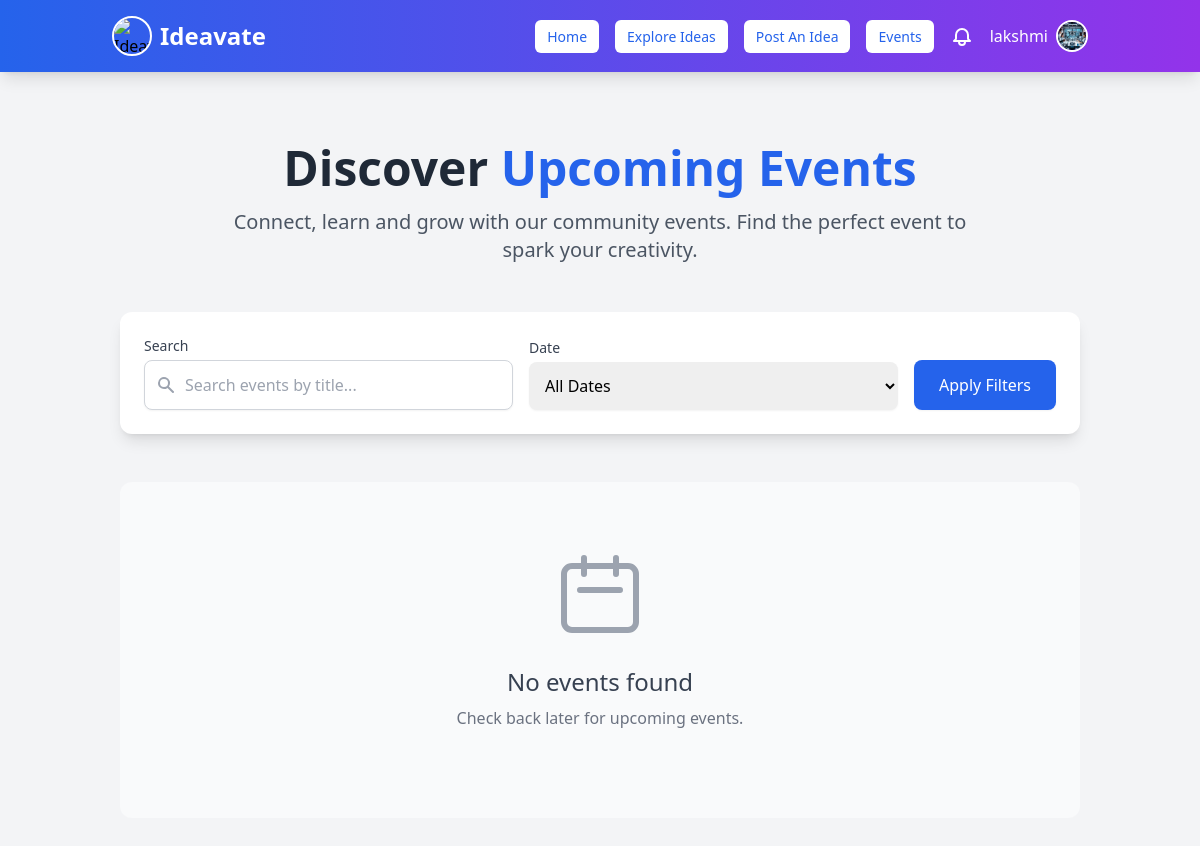
The app's page /events/ (signed in), older data.
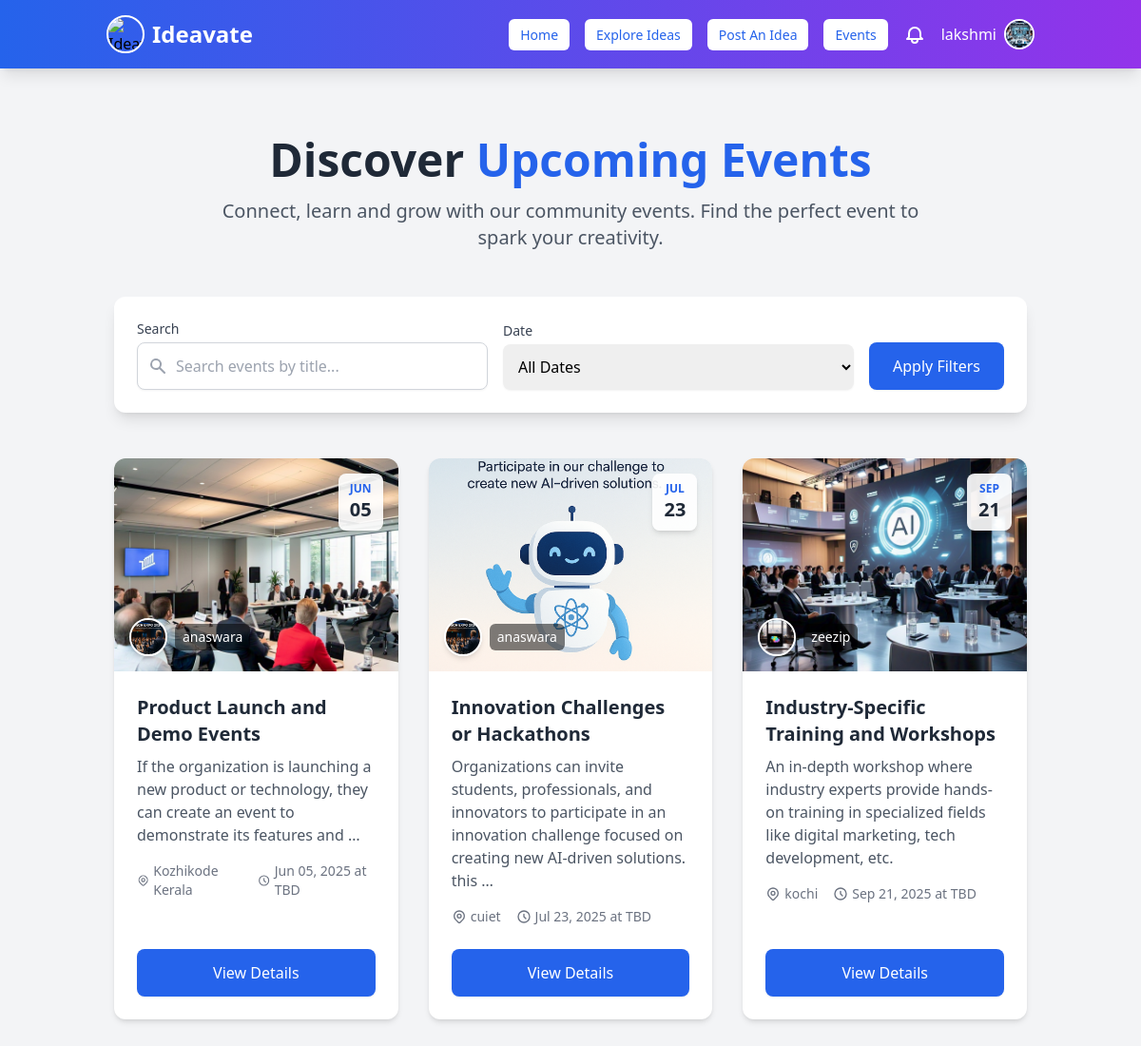
The same page, newer data.
### myapp/models.py (models this page shows, shortened)
class User(AbstractUser):
    is_user = models.BooleanField(default=False)
    is_organization = models.BooleanField(default=False)
    groups = models.ManyToManyField(Group, related_name="custom_user_groups", blank=True)
    user_permissions = models.ManyToManyField(Permission, related_name="custom_user_permissions", blank=True)

class UserProfile(models.Model):
    user = models.OneToOneField(User, on_delete=models.CASCADE, related_name="user_profile")
    profession = models.CharField(max_length=255, blank=True, null=True)  # Example: Entrepreneur, Developer
    expertise = models.CharField(max_length=255, blank=True, null=True)  # Example: AI, Marketing, FinTech
    bio = models.TextField(blank=True, null=True)  # Short user description
    profile_picture = models.ImageField(upload_to="profile_pics/", blank=True, null=True)
    class Meta:
        verbose_name = "User Profile"
        verbose_name_plural = "User Profiles"

class PostEvent(models.Model):
    title = models.CharField(max_length=255)
    description = models.TextField()
    date = models.DateField()
    location = models.CharField(max_length=255)
    user = models.ForeignKey(User, on_delete=models.CASCADE)
    image = models.ImageField(upload_to="event_images/", blank=True, null=True)  # ✅ Add this field

class OrganizationProfile(models.Model):
    user = models.OneToOneField(User, on_delete=models.CASCADE, related_name="organization_profile")
    company_name = models.CharField(max_length=255, unique=True)
    description = models.TextField(blank=True, null=True)
    job_title = models.CharField(max_length=255)  # Role of the user in the company
    profile_picture = models.ImageField(upload_to="organization_profiles/", blank=True, null=True)
    class Meta:
        verbose_name = "Organization_Profile"
        verbose_name_plural = "Organization_Profiles"

### myapp/views.py (the view, shortened to what this page needs)
# urls.py: path("events/",views.events_view, name="events"),
@login_required(login_url='signin')
def events_view(request):
    query = request.GET.get('q', '')
    date_filter = request.GET.get('date', '')
    events = PostEvent.objects.filter(user__is_organization=True).select_related('user')  # Use 'user__is_organization' for filtering
    if query:
        events = events.filter(title__icontains=query)
    return render(request, "events.html", {
        'events': events,
    })

### myapp/context_processors.py (called while the page is built)
def notification_count(request):
    if request.user.is_authenticated:
        return {
            'unread_notification_count': Notification.objects.filter(
                recipient=request.user,
                is_read=False
            ).count()
        }
    return {}

### templates/events.html (shortened to what this page needs)
{% extends "navbar.html" %}
{% load static %}
{% block content %}
<div class="container mx-auto px-4 py-12 md:py-16">
    <div class="text-center mb-12">
        <h1 class="text-4xl md:text-5xl font-bold text-gray-800 mb-4">Discover <span class="text-blue-600">Upcoming Events</span></h1>
        <p class="text-lg md:text-xl text-gray-600 max-w-3xl mx-auto">
            Connect, learn and grow with our community events. Find the perfect event to spark your creativity.
        </p>
    </div>
    <div class="bg-white rounded-xl shadow-lg p-6 mb-12 max-w-6xl mx-auto">
        <form method="GET" action="{% url 'events' %}" class="space-y-4 md:space-y-0 md:flex md:items-end md:space-x-4">
            <div class="flex-1">
                <label for="search" class="block text-sm font-medium text-gray-700 mb-1">Search</label>
                <div class="relative">
                    <div class="absolute inset-y-0 left-0 pl-3 flex items-center pointer-events-none">
                    </div>
                    <input type="text" id="search" name="q" value="{{ request.GET.q }}" placeholder="Search events by title..."
                        class="block w-full pl-10 pr-3 py-3 border border-gray-300 rounded-lg shadow-sm focus:ring-blue-500 focus:border-blue-500 text-base">
                </div>
            </div>
            <div class="flex-1">
                <label for="date" class="block text-sm font-medium text-gray-700 mb-1">Date</label>
                <select id="date" name="date" class="mt-1 block w-full pl-3 pr-10 py-3 text-base border-gray-300 focus:outline-none focus:ring-blue-500 focus:border-blue-500 rounded-lg shadow-sm">
                    <option value="">All Dates</option>
                </select>
            </div>
            <button type="submit" class="w-full md:w-auto px-6 py-3 border border-transparent text-base font-medium rounded-lg shadow-sm text-white bg-blue-600 hover:bg-blue-700 focus:outline-none focus:ring-2 focus:ring-offset-2 focus:ring-blue-500 transition duration-150 ease-in-out">
                Apply Filters
            </button>
        </form>
    </div>
    {% if events %}
    <div class="grid grid-cols-1 sm:grid-cols-2 lg:grid-cols-3 gap-8">
        {% for event in events %}
        <div class="bg-white rounded-xl shadow-md overflow-hidden hover:shadow-xl transition-shadow duration-300 ease-in-out transform hover:-translate-y-1 flex flex-col h-full">
            <div class="relative">
                <img src="{{ event.image.url }}" alt="{{ event.title }}" class="w-full h-48 md:h-56 object-cover">
                <div class="absolute top-4 right-4 bg-white bg-opacity-90 rounded-lg shadow-md px-3 py-2 text-center">
                    <div class="text-xs font-bold text-blue-600 uppercase">{{ event.date|date:"M" }}</div>
                    <div class="text-xl font-bold text-gray-800">{{ event.date|date:"d" }}</div>
                </div>
                <div class="absolute bottom-4 left-4 flex items-center">
                    <a href="{% url 'organization_profile' event.user.username %}" class="group">
                        <div class="flex items-center">
                            {% if event.user.organization_profile.profile_picture %}
                                <img src="{{ event.user.organization_profile.profile_picture.url }}"
                                     class="h-10 w-10 rounded-full object-cover border-2 border-white shadow-md group-hover:border-blue-300 transition">
                            {% else %}
                                <img src="{% static 'images/default-profile.png' %}"
                                     class="h-10 w-10 rounded-full object-cover border-2 border-white shadow-md group-hover:border-blue-300 transition">
                            {% endif %}
                            <span class="ml-2 text-white font-medium text-sm bg-black bg-opacity-50 px-2 py-1 rounded-md group-hover:text-blue-200 transition">
                                {{ event.user.username }}
                            </span>
                        </div>
                    </a>
                </div>
            </div>
            <div class="p-6 flex flex-col flex-grow">
                <div class="flex-grow">
                    <h3 class="text-xl font-bold text-gray-800 mb-2">{{ event.title }}</h3>
                    <p class="text-gray-600 mb-4">{{ event.description|truncatewords:20 }}</p>
                    <div class="flex items-center text-sm text-gray-500 space-x-4 mt-4">
                        <div class="flex items-center">
                            {{ event.location|default:"Online" }}
                        </div>
                        <div class="flex items-center">
                            <svg class="h-4 w-4 mr-1" fill="none" stroke="currentColor" viewBox="0 0 24 24">
                                <path stroke-linecap="round" stroke-linejoin="round" stroke-width="2" d="M12 8v4l3 3m6-3a9 9 0 11-18 0 9 9 0 0118 0z"/>
                            </svg>
                            {{ event.date|date:"M d, Y" }} at {{ event.time|default:"TBD" }}
                        </div>
                    </div>
                </div>
                <div class="mt-6">
                    <a href="{% url 'event_details' event.id %}" class="block w-full text-center px-6 py-3 border border-transparent text-base font-medium rounded-lg text-white bg-blue-600 hover:bg-blue-700 shadow-sm transition duration-150 ease-in-out">
                        View Details
                    </a>
                </div>
            </div>
        </div>
        {% endfor %}
    </div>
    {% else %}
    <div class="text-center py-16 bg-gray-50 rounded-xl">
        <svg xmlns="http://www.w3.org/2000/svg" class="h-24 w-24 mx-auto text-gray-400 mb-6" fill="none" viewBox="0 0 24 24" stroke="currentColor">
            <path stroke-linecap="round" stroke-linejoin="round" stroke-width="1.5" d="M8 7V3m8 4V3m-9 8h10M5 21h14a2 2 0 002-2V7a2 2 0 00-2-2H5a2 2 0 00-2 2v12a2 2 0 002 2z" />
        </svg>
        <h3 class="text-2xl font-medium text-gray-700 mb-2">No events found</h3>
        <p class="text-gray-500 max-w-md mx-auto mb-6">
            Check back later for upcoming events.
        </p>
    </div>
    {% endif %}
</div>
{% endblock %}

### templates/navbar.html (shortened to what this page needs)
{% load static %}
<!DOCTYPE html>
<html lang="en">
<head>
  <script src="https://cdn.tailwindcss.com"></script>
</head>
<body class="bg-gray-100">
  <nav class="bg-gradient-to-r from-blue-600 to-purple-600 shadow-lg py-4 fixed w-full top-0 z-50">
    <div class="container mx-auto flex flex-wrap justify-between items-center px-6">
      <div class="flex items-center space-x-2">
        <img class="h-10 w-10 rounded-full border-2 border-white object-cover"
             src="https://media.istockphoto.com/id/1249851975/vector/business-thinking-creative-idea-vector-icon.jpg?s=612x612&w=0&k=20&c=cGoCnwbi7K9W0K0tqrPzbevhmY63EgKk7a1obYQx4v4="
             alt="Ideavate Logo">
        <a href="{% url 'home' %}" class="text-white text-2xl font-bold hover:opacity-90 transition">Ideavate</a>
      </div>
      <div id="nav-links" class="w-full md:flex md:items-center md:w-auto hidden">
        <div class="flex flex-col md:flex-row md:space-x-4 w-full md:w-auto items-center">
          {% if user.is_authenticated %}
            {% if user.is_superuser %}
              <a href="{% url 'admin_dashboard' %}" class="nav-button">Admin Dashboard</a>
            {% else %}
              {% if user.is_user %}
                <a href="{% url 'home' %}" class="nav-button">Home</a>
                <a href="{% url 'idea_list' %}" class="nav-button">Explore Ideas</a>
                <a href="{% url 'post_idea' %}" class="nav-button">Post An Idea</a>
                <a href="{% url 'events' %}" class="nav-button">Events</a>
              {% elif user.is_organization %}
                <a href="{% url 'home' %}" class="nav-button">Home</a>
                <a href="{% url 'idea_list' %}" class="nav-button">Explore Ideas</a>
                <a href="{% url 'events' %}" class="nav-button">Events</a>
                <a href="{% url 'post_event' %}" class="nav-button">Post Events</a>
              {% endif %}
              <div class="relative">
                <a href="{% url 'notifications' %}" class="text-white hover:text-blue-300 flex items-center">
                </a>
              </div>
              <div class="relative flex items-center space-x-2 ml-2">
                <span class="text-white font-medium">{{ user.username }}</span>
                <button onclick="toggleDropdown(event)" class="focus:outline-none">
                  {% if user.is_user and user.user_profile.profile_picture %}
                    <img
                      src="{{ user.user_profile.profile_picture.url }}"
                      alt="Profile"
                      class="h-8 w-8 rounded-full border-2 border-white object-cover"
                    />
                  {% elif user.is_organization and user.organization_profile.profile_picture %}
                    <img
                      src="{{ user.organization_profile.profile_picture.url }}"
                      alt="Company"
                      class="h-8 w-8 rounded-full border-2 border-white object-cover"
                    />
                  {% else %}
                    <img
                      src="{% static 'images/default-profile.png' %}"
                      alt="Default"
                      class="h-8 w-8 rounded-full border-2 border-white object-cover"
                    />
                  {% endif %}
                </button>
              </div>
            {% endif %}
          {% else %}
            <a href="{% url 'signin' %}" class="nav-button">Sign In</a>
            <a href="{% url 'signup' %}" class="nav-button">Sign Up</a>
          {% endif %}
        </div>
      </div>
    </div>
  </nav>
  <div class="container mx-auto px-4 py-20">
    {% block content %}{% endblock %}
  </div>
</body>
</html>

### templates/navbar.html (style rules this page uses)
.nav-button { padding: 6px 12px; font-size: 14px; background: white; color: #2563eb; font-weight: 500; border-radius: 6px; transition: background 0.3s ease-in-out; }

Row changes from the older to the newer data that the page shows:
added PostEvent: image (picture), date "JUN", date "05", user.organization_profile.profile_picture (picture), user.username "anaswara", title "Product Launch and Demo Events", description "If the organization is launching a new product or technology, they can create an event to demonstrate its features and …", location "Kozhikode Kerala", date "Jun 05, 2025", time "TBD"
added PostEvent: image (picture), date "JUL", date "23", user.organization_profile.profile_picture (picture), user.username "anaswara", title "Innovation Challenges or Hackathons", description "Organizations can invite students, professionals, and innovators to participate in an innovation challenge focused on creating new AI-driven solutions. this …", location "cuiet", date "Jul 23, 2025", time "TBD"
added PostEvent: image (picture), date "SEP", date "21", user.organization_profile.profile_picture (picture), user.username "zeezip", title "Industry-Specific Training and Workshops", description "An in-depth workshop where industry experts provide hands-on training in specialized fields like digital marketing, tech development, etc.", location "kochi", date "Sep 21, 2025", time "TBD"
Text that changed along with them:
text no longer shown: "No events found Check back later for upcoming events."
